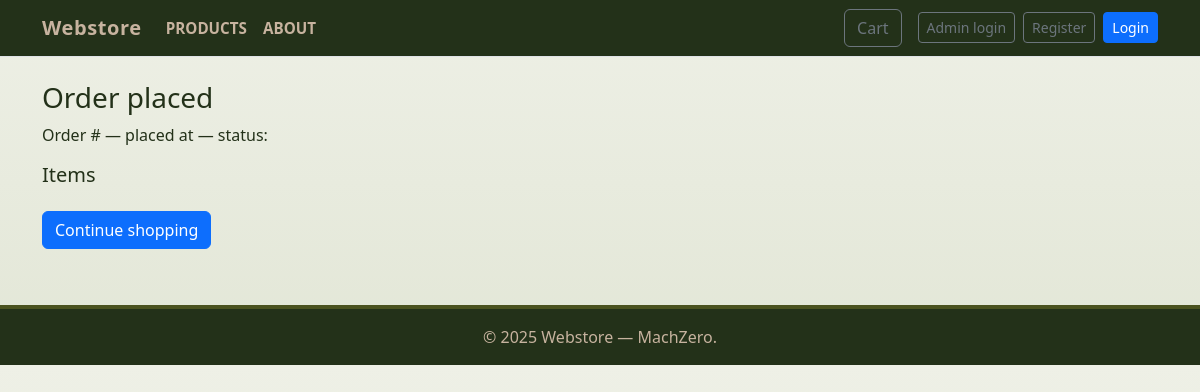
The page /order/success/8 on the database as committed earlier.
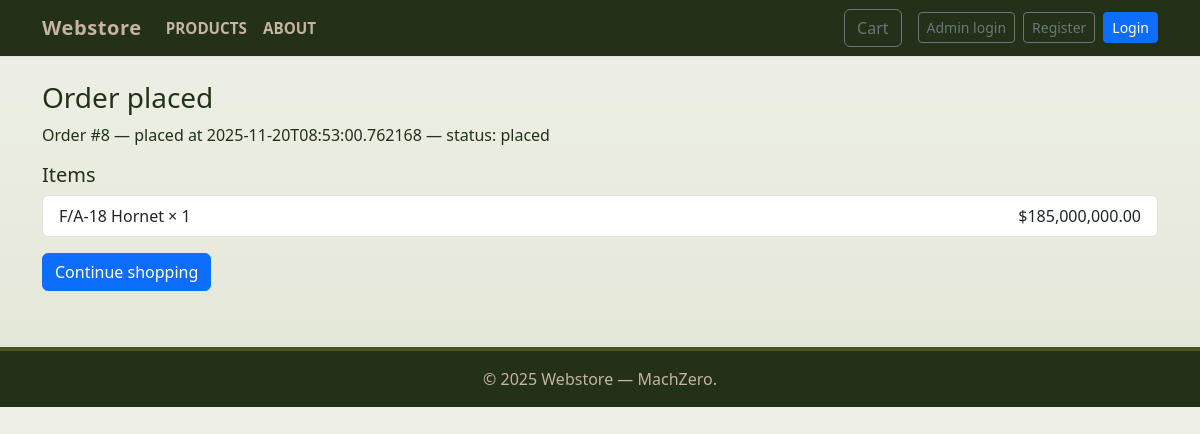
The same page on the database as committed later.
### tables this page shows
CREATE TABLE orders (
        id INTEGER PRIMARY KEY,
        customer_id INTEGER NOT NULL,
        total REAL NOT NULL,
        status TEXT NOT NULL,
        created_at TEXT NOT NULL, agency TEXT, authorized_officer TEXT, official_email TEXT, position_clearance TEXT, contact_number TEXT, po_number TEXT, contract_reference TEXT, funding_source TEXT, auth_doc TEXT, vendor_id TEXT, end_user_cert TEXT, export_license_status TEXT, delivery_location TEXT, required_delivery_date TEXT, payment_method TEXT, declaration_agreed INTEGER, digital_signature TEXT,
        FOREIGN KEY(customer_id) REFERENCES customers(id) ON DELETE CASCADE
    );

CREATE TABLE order_items (
        id INTEGER PRIMARY KEY,
        order_id INTEGER NOT NULL,
        product_id INTEGER NOT NULL,
        quantity INTEGER NOT NULL,
        unit_price REAL NOT NULL,
        FOREIGN KEY(order_id) REFERENCES orders(id) ON DELETE CASCADE,
        FOREIGN KEY(product_id) REFERENCES products(id) ON DELETE RESTRICT
    );

CREATE TABLE products (
        id INTEGER PRIMARY KEY,
        sku TEXT UNIQUE NOT NULL,
        name TEXT NOT NULL,
        description TEXT,
        price REAL NOT NULL,
        image TEXT,
        created_at TEXT NOT NULL
    , stock INTEGER NOT NULL DEFAULT 0);

### app.py (the view)
@app.route("/order/success/<int:order_id>")
def order_success(order_id):
    db = get_db()
    order = db.execute("SELECT o.id, o.total, o.status, o.created_at, c.name, c.email FROM orders o LEFT JOIN customers c ON o.customer_id = c.id WHERE o.id = ?", (order_id,)).fetchone()
    items = db.execute("SELECT oi.quantity, oi.unit_price, p.name FROM order_items oi JOIN products p ON oi.product_id = p.id WHERE oi.order_id = ?", (order_id,)).fetchall()
    return render_template("order_success.html", order=order, items=items)

### app.py (called while the page is built)
def get_db():
    if 'db' not in g:
        conn = sqlite3.connect(DB_PATH)
        conn.row_factory = sqlite3.Row
        conn.execute("PRAGMA foreign_keys = ON;")
        g.db = conn
    return g.db

@app.context_processor
def inject_cart_count():
    cart = session.get("cart", {}) if session is not None else {}
    try:
        count = sum(int(v) for v in cart.values()) if cart else 0
    except Exception:
        count = 0
    return {"cart_count": count}

### templates/order_success.html (shortened to what this page needs)
<!doctype html>
<html lang="en">
<head>
  <link href="https://cdn.jsdelivr.net/npm/bootstrap@5.3.0/dist/css/bootstrap.min.css" rel="stylesheet">
  <link rel="stylesheet" href="{{ url_for('static', filename='css/styles.css') }}">
</head>
<body>
  {% include 'navbar.html' %}
  <div class="container py-4">
    <h3>Order placed</h3>
    <p>Order #{{ order.id }} — placed at {{ order.created_at }} — status: {{ order.status }}</p>
    <h5>Items</h5>
    <ul class="list-group mb-3">
      {% for it in items %}
      <li class="list-group-item d-flex justify-content-between">
        <div>{{ it["name"] }} × {{ it["quantity"] }}</div>
        <div>${{ "{:,.2f}".format(it["unit_price"] * it["quantity"]) }}</div>
      </li>
      {% endfor %}
    </ul>
    <a href="{{ url_for('products') }}" class="btn btn-primary">Continue shopping</a>
  </div>
</body>
<footer>
  <div class="container">
    &copy; {{ 2025 }} Webstore — MachZero.
  </div>
</footer>
</html>

### templates/navbar.html (shortened to what this page needs)
<nav class="navbar navbar-expand-lg navbar-light bg-light border-bottom">
  <div class="container">
    <a class="navbar-brand" href="{{ url_for('index') }}">Webstore</a>
    <div class="collapse navbar-collapse" id="navMain">
      <ul class="navbar-nav me-auto mb-2 mb-lg-0">
        <li class="nav-item"><a class="nav-link" href="{{ url_for('products') }}">Products</a></li>
        <li class="nav-item"><a class="nav-link" href="{{ url_for('about') }}">About</a></li>
      </ul>
      <div class="d-flex align-items-center">
        <a class="btn btn-outline-secondary position-relative me-3" href="{{ url_for('cart_view') }}">
          Cart
        </a>
        {% if session.get('is_admin') %}
          <a class="btn btn-sm btn-outline-primary me-2" href="{{ url_for('admin_products') }}">Admin dashboard</a>
          <a class="btn btn-sm btn-outline-danger me-2" href="{{ url_for('admin_logout') }}">Admin logout</a>
        {% else %}
          <a class="btn btn-sm btn-outline-secondary me-2" href="{{ url_for('admin_login') }}">Admin login</a>
        {% endif %}
        {% if session.get('customer_name') %}
          <span class="me-2 small text-muted">Hello, {{ session.get('customer_name') }}</span>
          <a class="btn btn-sm btn-outline-danger" href="{{ url_for('logout') }}">Logout</a>
        {% else %}
          <a class="btn btn-sm btn-outline-secondary me-2" href="{{ url_for('register') }}">Register</a>
          <a class="btn btn-sm btn-primary" href="{{ url_for('login') }}">Login</a>
        {% endif %}
      </div>
    </div>
  </div>
</nav>

### static/css/styles.css (style rules this page uses)
:root { --olive: #4b5320; --army-dark: #233119; --khaki: #c7b39f; --sand: #e6dcc8; --accent: #8b1f1f; --white: #ffffff; --navy: #001a66; }
body { background: linear-gradient(180deg, #eef0e6 0%, #e2e6d6 100%); color: var(--army-dark); font-family: "Segoe UI", Roboto, "Helvetica Neue", Arial, sans-serif; margin: 0; }
body { transition: opacity 320ms ease-in-out; will-change: opacity; }
.navbar { background: var(--army-dark) !important; border-bottom: 4px solid var(--olive); }
.navbar .navbar-brand { color: var(--khaki) !important; font-weight: 800; letter-spacing: .6px; }
.navbar .nav-link { color: var(--khaki) !important; font-weight: 600; text-transform: uppercase; font-size: 0.95rem; }
footer { background: var(--army-dark); color: var(--khaki); border-top: 4px solid var(--olive); padding: 1rem 0; margin-top: 2rem; text-align: center; }

Rows that differ between the two databases and show on the page:
added orders: id "8", created_at "2025-11-20T08:53:00.762168", status "placed"
added order_items: name "F/A-18 Hornet", quantity "1", it['unit_price']*it['quantity'] "185,000,000.00"
